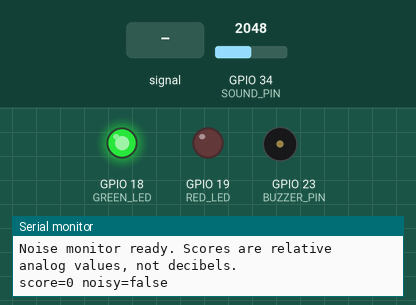
This sketch was run on a simulated ESP32. On the bench: output pins drawn as LEDs (lit = HIGH), buzzer (waves = sounding, pin HIGH), the last lines printed to the serial monitor. Inputs (shaded band) come from the test bench; at power-on: GPIO 34 (SOUND_PIN) = 2048 (analog values on the 0–4095 scale). WiFi joins after 1.5 s; servers stay silent unless stated; uploads are accepted with an empty reply; the local clock reads 2024-03-15 10:24:30 at power-on unless the sketch sets it; random numbers use the default seed unless the sketch sets one.

Above: at 1.2 s.
1.3 s: GPIO 34 (SOUND_PIN) fed a 200 Hz sine of ±327 counts around its level
At 2.7 s:
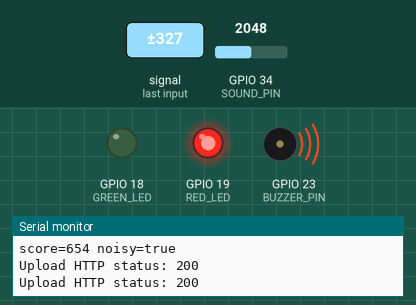
3.5 s: GPIO 34 (SOUND_PIN) set to 2866
At 5.5 s:
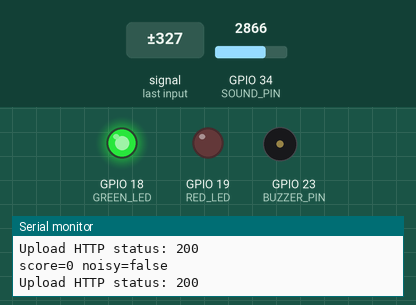
Timing chart, 0 to 7.0 s (numbered marks = the images above; inputs shaded):
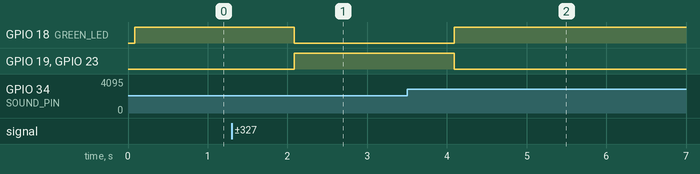

The sketch:

IoT_Noise_Monitor_ESP32.ino
```cpp
/* ESP32 Dev Module + KY-038. Relative analog peak-to-peak score, NOT dB.
   Local indicators keep running when Wi-Fi / HTTPS fails.
   API contract: POST /readings, X-API-Key, score/noisy/event_id.
*/
#include <WiFi.h>
#include <HTTPClient.h>
#include <NetworkClientSecure.h>
#include <esp_system.h>
#include <esp_random.h>
#include <time.h>
#include "config.h"

constexpr int SOUND_PIN = 34;
constexpr int GREEN_LED = 18;
constexpr int RED_LED = 19;
constexpr int BUZZER_PIN = 23;
constexpr int SAMPLE_COUNT = 400;
constexpr int QUEUE_LENGTH = 30;
constexpr uint32_t MAX_EVENT_AGE_MS = 120000;
static_assert(NOISE_THRESHOLD >= 0 && NOISE_THRESHOLD <= 4095, "Threshold must be 0..4095");
static_assert(HYSTERESIS >= 0 && HYSTERESIS <= NOISE_THRESHOLD, "Invalid hysteresis");
static_assert(SAMPLE_INTERVAL_MS >= 1000, "Sample interval must be >=1 second");
struct Reading { int score; bool noisy; char eventId[37]; uint32_t sampledAt; };
QueueHandle_t readings;
bool noiseState = false;
uint32_t lastSample = 0;

void makeEventId(char *out) {
  uint8_t bytes[16];
  esp_fill_random(bytes, sizeof(bytes));
  bytes[6] = (bytes[6] & 0x0F) | 0x40;
  bytes[8] = (bytes[8] & 0x3F) | 0x80;
  snprintf(out, 37, "%02x%02x%02x%02x-%02x%02x-%02x%02x-%02x%02x-%02x%02x%02x%02x%02x%02x",
           bytes[0],bytes[1],bytes[2],bytes[3],bytes[4],bytes[5],bytes[6],bytes[7],
           bytes[8],bytes[9],bytes[10],bytes[11],bytes[12],bytes[13],bytes[14],bytes[15]);
}

void uploadTask(void *) {
  WiFi.mode(WIFI_STA);
  WiFi.setAutoReconnect(true);
  WiFi.begin(WIFI_SSID, WIFI_PASSWORD);
  configTime(0, 0, "pool.ntp.org", "time.google.com");
  uint32_t lastReconnect = millis();
  uint32_t backoffMs = 2000;
  const String url(API_URL);
  if (!url.startsWith("https://")) {
    Serial.println("Upload disabled: API_URL must use HTTPS. Local monitoring continues.");
    vTaskDelete(nullptr);
    return;
  }
  for (;;) {
    Reading reading;
    if (xQueueReceive(readings, &reading, portMAX_DELAY) != pdTRUE) continue;
    while (millis() - reading.sampledAt < MAX_EVENT_AGE_MS) {
      if (WiFi.status() != WL_CONNECTED) {
        if (millis() - lastReconnect >= 15000) {
          WiFi.reconnect(); lastReconnect = millis();
          Serial.println("Wi-Fi reconnecting; local monitoring active.");
        }
        vTaskDelay(pdMS_TO_TICKS(1000));
        continue;
      }
      // Accurate time is needed to check the server certificate's validity.
      if (time(nullptr) < 1700000000) {
        Serial.println("Waiting for network time before TLS verification.");
        vTaskDelay(pdMS_TO_TICKS(2000));
        continue;
      }
      NetworkClientSecure client;
      client.setCACert(ROOT_CA);
      client.setHandshakeTimeout(8);
      HTTPClient http;
      http.setConnectTimeout(5000);
      http.setTimeout(5000);
      int status = -1;
      if (http.begin(client, API_URL)) {
        http.addHeader("Content-Type", "application/json");
        http.addHeader("X-API-Key", DEVICE_API_KEY);
        char body[160];
        snprintf(body, sizeof(body), "{\"score\":%d,\"noisy\":%s,\"event_id\":\"%s\"}",
                 reading.score, reading.noisy ? "true" : "false", reading.eventId);
        status = http.POST(reinterpret_cast<uint8_t *>(body), strlen(body));
      }
      http.end();
      Serial.printf("Upload HTTP status: %d\n", status); // Never log credentials.
      if (status == 200 || status == 201) { backoffMs = 2000; break; }
      // Schema/key errors need operator action. Avoid hammering the server.
      if (status >= 400 && status < 500 && status != 408 && status != 429) {
        Serial.println("Upload rejected. Check API key, URL and payload configuration.");
        vTaskDelay(pdMS_TO_TICKS(30000));
        break;
      }
      uint32_t delayMs = status == 429 ? 60000 : backoffMs + (esp_random() % 500);
      vTaskDelay(pdMS_TO_TICKS(delayMs));
      backoffMs = backoffMs < 30000 ? backoffMs * 2 : 60000;
      // Retrying uses the same event_id; the server will not store duplicates.
    }
  }
}

void setup() {
  Serial.begin(115200);
  pinMode(GREEN_LED, OUTPUT); pinMode(RED_LED, OUTPUT); pinMode(BUZZER_PIN, OUTPUT);
  digitalWrite(GREEN_LED, LOW); digitalWrite(RED_LED, LOW);
  digitalWrite(BUZZER_PIN, BUZZER_ACTIVE_HIGH ? LOW : HIGH);
  analogReadResolution(12);
  analogSetPinAttenuation(SOUND_PIN, ADC_11db);
  readings = xQueueCreate(QUEUE_LENGTH, sizeof(Reading));
  if (readings == nullptr) {
    Serial.println("Queue allocation failed; local monitoring remains active.");
  } else if (xTaskCreate(uploadTask, "noise-upload", 12288, nullptr, 1, nullptr) != pdPASS) {
    Serial.println("Upload task allocation failed; local monitoring remains active.");
  }
  lastSample = millis() - SAMPLE_INTERVAL_MS;
  Serial.println("Noise monitor ready. Scores are relative analog values, not decibels.");
}

void loop() {
  if (millis() - lastSample < SAMPLE_INTERVAL_MS) { delay(5); return; }
  lastSample = millis();
  int minimum = 4095, maximum = 0;
  for (int i = 0; i < SAMPLE_COUNT; i++) {
    int value = analogRead(SOUND_PIN);
    if (value < minimum) minimum = value;
    if (value > maximum) maximum = value;
    delayMicroseconds(100);
  }
  Reading reading{};
  reading.score = maximum - minimum;
  if (reading.score >= NOISE_THRESHOLD) noiseState = true;
  else if (reading.score < NOISE_THRESHOLD - HYSTERESIS) noiseState = false;
  reading.noisy = noiseState;
  reading.sampledAt = millis();
  makeEventId(reading.eventId);
  digitalWrite(GREEN_LED, noiseState ? LOW : HIGH);
  digitalWrite(RED_LED, noiseState ? HIGH : LOW);
  digitalWrite(BUZZER_PIN, (noiseState == BUZZER_ACTIVE_HIGH) ? HIGH : LOW);
  Serial.printf("score=%d noisy=%s\n", reading.score, noiseState ? "true" : "false");
  if (readings && xQueueSend(readings, &reading, 0) != pdTRUE) {
    Reading discarded;
    xQueueReceive(readings, &discarded, 0); // Prefer fresh data when the RAM queue fills.
    xQueueSend(readings, &reading, 0);
    Serial.println("Offline queue full; oldest queued reading discarded.");
  }
}
```

config.example.h
```cpp
#pragma once
// Copy to config.h. This file contains examples only; config.h is Git-ignored.
constexpr char WIFI_SSID[] = "YOUR_WIFI_NAME";
constexpr char WIFI_PASSWORD[] = "YOUR_WIFI_PASSWORD";
constexpr char API_URL[] = "https://YOUR-SERVICE.onrender.com/readings";
constexpr char DEVICE_API_KEY[] = "COPY_DEVICE_API_KEY_FROM_RENDER";
// Paste the issuing root CA certificate for your actual server (PEM).
// See docs/HARDWARE.md. Never replace verification with setInsecure().
constexpr char ROOT_CA[] = R"PEM(-----BEGIN CERTIFICATE-----
PASTE_YOUR_SERVER_ISSUING_ROOT_CA_HERE
-----END CERTIFICATE-----
)PEM";
constexpr int NOISE_THRESHOLD = 500;  // Starting point only; tune on your sensor.
constexpr int HYSTERESIS = 30;
constexpr bool BUZZER_ACTIVE_HIGH = true;
constexpr uint32_t SAMPLE_INTERVAL_MS = 2000;
```

Measured:
- after the input at 1.3 s, GPIO 18 (GREEN_LED): HIGH → LOW after 0.79 s; GPIO 19 (RED_LED), GPIO 23 (BUZZER_PIN): LOW → HIGH after 0.79 s
- after the input at 3.5 s, GPIO 18 (GREEN_LED): LOW → HIGH after 0.59 s; GPIO 19 (RED_LED), GPIO 23 (BUZZER_PIN): HIGH → LOW after 0.59 s
